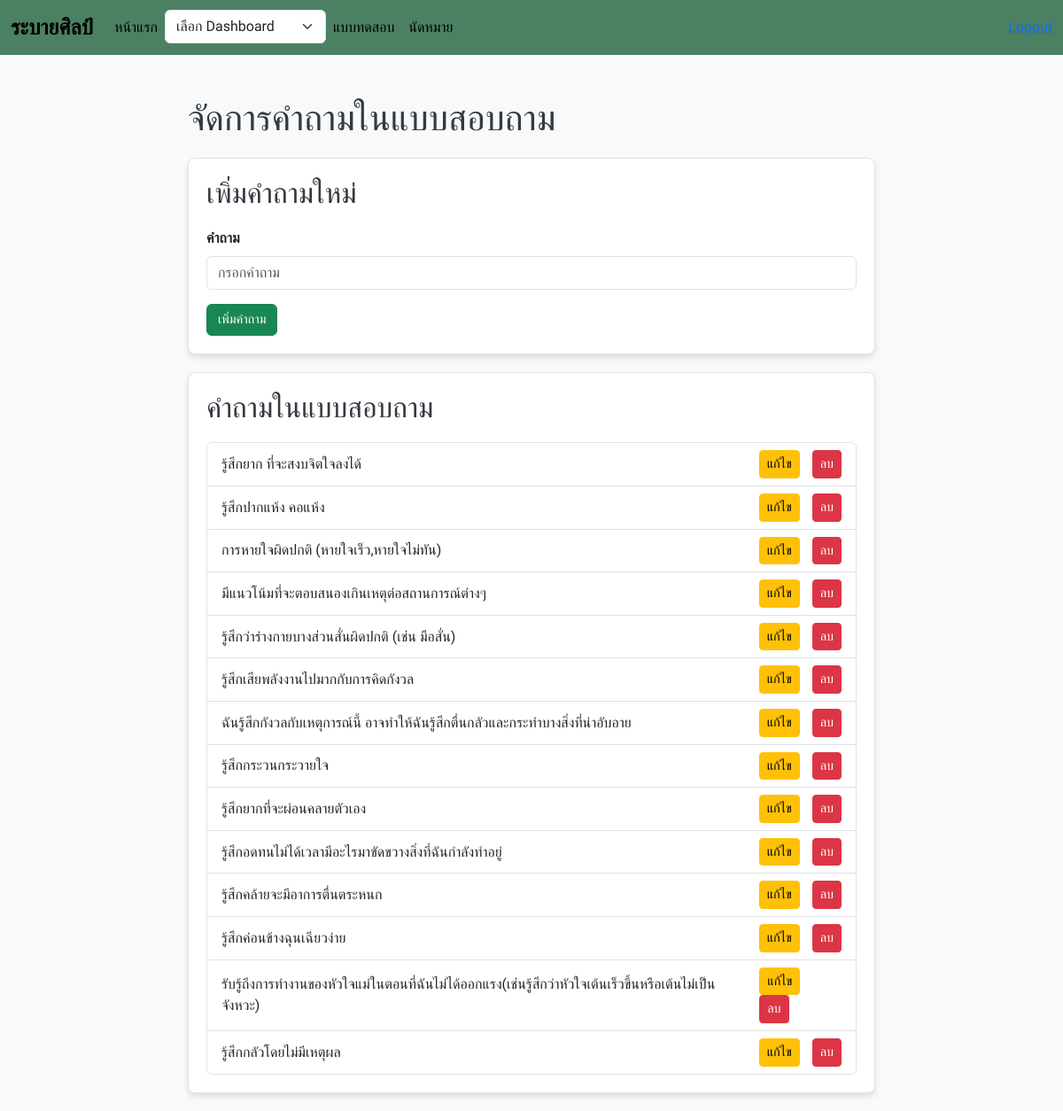
The app's page /adminUI/question/Manage-Questions.php?id=1 with its own data.
### tables this page shows
CREATE TABLE `questions` (
  `question_id` int(11) NOT NULL,
  `survey_id` int(11) NOT NULL,
  `question_text` text NOT NULL
);

### adminUI/question/Manage-Questions.php (the view, shortened to what this page needs)
<?php
include '../../dbconnect.php';
$survey_id = $_GET['id'];
$sql = "SELECT * FROM questions WHERE survey_id = $survey_id";
$result = $conn->query($sql);
?>
<!DOCTYPE html>
<html lang="th">
<head>
    <link href="https://cdn.jsdelivr.net/npm/bootstrap@5.3.0-alpha1/dist/css/bootstrap.min.css" rel="stylesheet">
    <link rel="stylesheet" href="navbar.css">
    <link rel="stylesheet" href="question.css">
</head>
<body>
    <nav class="navbar navbar-expand-lg navbar-custom">
        <div class="container-fluid">
            <a class="navbar-brand" href="#">ระบายศิลป์</a>
            <div class="collapse navbar-collapse" id="navbarNav">
                <ul class="navbar-nav me-auto mb-2 mb-lg-0">
                    <li class="nav-item"><a class="nav-link" href="index.php">หน้าแรก</a></li>
                    <li class="nav-item">
                        <select class="form-select" onchange="navigateToDashboard(this)">
                            <option value="" disabled selected>เลือก Dashboard</option>
                        </select>
                    </li>
                    <li class="nav-item"><a class="nav-link" href="index.php">แบบทดสอบ</a></li>
                    <li class="nav-item"><a class="nav-link" href="../projectrabaisil/user_appdetails.php">นัดหมาย</a></li>
                </ul>
                <div class="d-flex align-items-center">
                    <a href="../../login/logout.php" onclick="return confirm('คุณต้องการออกจากระบบหรือไม่?');">Logout</a>
                </div>
            </div>
        </div>
    </nav>
    <div class="container mt-5">
        <h1>จัดการคำถามในแบบสอบถาม</h1>
        <div class="section-card">
            <h2>เพิ่มคำถามใหม่</h2>
            <form id="add-question-form">
                <div class="mb-3">
                    <label for="question_text" class="form-label">คำถาม</label>
                    <input type="text" class="form-control" id="question_text" name="question_text" placeholder="กรอกคำถาม" required>
                </div>
                <button type="submit" class="btn btn-success">เพิ่มคำถาม</button>
            </form>
            <div class="toast-container position-fixed bottom-0 end-0 p-3">
            </div>
        </div>
        <div class="section-card">
            <h2>คำถามในแบบสอบถาม</h2>
            <?php if ($result->num_rows > 0): ?>
                <ul class="list-group">
                    <?php while ($row = $result->fetch_assoc()): ?>
                        <li class="list-group-item d-flex justify-content-between align-items-center">
                            <span class="question-text" data-id="<?php echo $row['question_id']; ?>">
                                <?php echo htmlspecialchars($row['question_text']); ?>
                            </span>
                            <div>
                                <a href="#" class="btn btn-sm btn-warning edit-question" data-id="<?php echo $row['question_id']; ?>">แก้ไข</a>
                                <a href="#" class="btn btn-sm btn-danger delete-question" data-id="<?php echo $row['question_id']; ?>">ลบ</a>
                            </div>
                        </li>
                    <?php endwhile; ?>
                </ul>
            <?php else: ?>
                <p class="text-center">ยังไม่มีคำถามในแบบสอบถามนี้</p>
            <?php endif; ?>
        </div>
    </div>
</body>
</html>

### adminUI/question/navbar.css (style rules this page uses)
.navbar-custom { background-color: #4b8063; }
.navbar-custom .navbar-brand { color: rgb(0, 0, 0); font-weight: bold; font-size: 24px; }
.navbar-custom .nav-link { color: rgb(0, 0, 0); }

### adminUI/question/question.css (style rules this page uses)
body { background-color: #f8f9fa; font-family: 'Prompt', sans-serif; }
.container { max-width: 800px; }
h1, h2 { color: #343a40; margin-bottom: 20px; }
.section-card { background-color: #fff; border: 1px solid #dee2e6; border-radius: 8px; padding: 20px; margin-bottom: 20px; box-shadow: 0 4px 6px rgba(0, 0, 0, 0.1); }
.list-group-item { display: flex; align-items: center; justify-content: space-between; }
.btn { font-size: 0.9rem; }
.btn-warning, .btn-danger { margin-left: 10px; }
.form-label { font-weight: bold; }

### records on screen
questions: question_text "รู้สึกยาก ที่จะสงบจิตใจลงได้"
questions: question_text "รู้สึกปากแห้ง คอแห้ง"
questions: question_text "การหายใจผิดปกติ (หายใจเร็ว,หายใจไม่ทัน)"
questions: question_text "มีแนวโน้มที่จะตอบสนองเกินเหตุต่อสถานการณ์ต่างๆ"
questions: question_text "รู้สึกว่าร่างกายบางส่วนสั่นผิดปกติ (เช่น มือสั่น)"
questions: question_text "รู้สึกเสียพลังงานไปมากกับการคิดกังวล"
questions: question_text "ฉันรู้สึกกังวลกับเหตุการณ์นี้ อาจทำให้ฉันรู้สึกตื่นกลัวและกระทำบางสิ่งที่น่าอับอาย"
questions: question_text "รู้สึกกระวนกระวายใจ"
questions: question_text "รู้สึกยากที่จะผ่อนคลายตัวเอง"
questions: question_text "รู้สึกอดทนไม่ได้เวลามีอะไรมาขัดขวางสิ่งที่ฉันกำลังทำอยู่"
questions: question_text "รู้สึกคล้ายจะมีอาการตื่นตระหนก"
questions: question_text "รู้สึกค่อนข้างฉุนเฉียวง่าย"
questions: question_text "รับรู้ถึงการทำงานของหัวใจแม่ในตอนที่ฉันไม่ได้ออกแรง(เช่นรู้สึกว่าหัวใจเต้นเร็วขึ้นหรือเต้นไม่เป็นจังหวะ)"
questions: question_text "รู้สึกกลัวโดยไม่มีเหตุผล"
